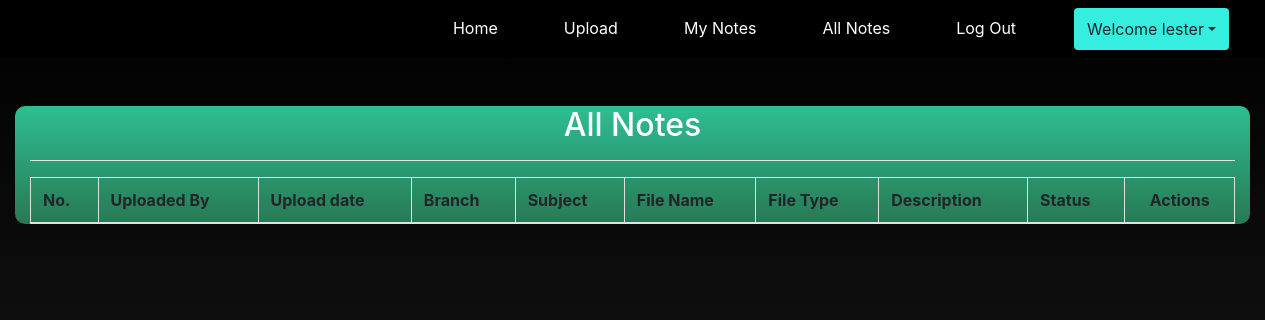
Before: /accepted_user (signed in) with the older database file.
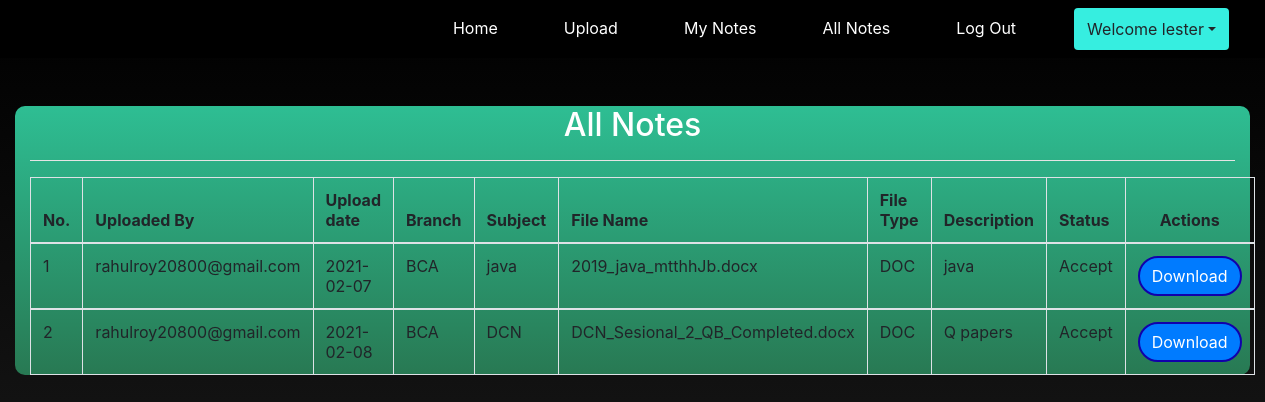
After: the same page with the newer database file.
### notes/models.py (models this page shows, shortened)
class Notes(models.Model):
    user = models.ForeignKey(User,on_delete=models.CASCADE)
    uploadingdate = models.CharField(max_length=30)
    branch = models.CharField(max_length=13)
    subject = models.CharField(max_length=15)
    notesfile = models.FileField(max_length=100,null=True)
    filetype = models.CharField(max_length=30, null=True)
    description = models.CharField(max_length=200)
    status = models.CharField(max_length=10)

### notes/views.py (the view)
# urls.py: path('accepted_user',accepted_user,name='accepted_user'),
def accepted_user(request):
    if not request.user.is_authenticated:
        return redirect('login')
    notes = Notes.objects.filter(status="Accept")
    d = {'notes': notes}
    return render(request, 'accepted_user.html', d)

### notes/templates/accepted_user.html (shortened to what this page needs)
{% extends 'usernavigation.html'%}
{% block body %}
{% load static %}
<link rel="stylesheet" href="https://cdnjs.cloudflare.com/ajax/libs/twitter-bootstrap/4.5.2/css/bootstrap.css">
<link rel="stylesheet" href="https://cdn.datatables.net/1.10.23/css/dataTables.bootstrap4.min.css">
        <div style="animation: transitionIn 0.75s;">
        <div class="col-12 mt-5">
        <div class= "container1 col-12">
    <h2 class=" text-white text-center">All Notes</h2>
    <HR style="background-color:white">
        <table class="table table-bordered " id="example">
            <thead>
                <tr>
                    <th>No.</th>
                    <th>Uploaded By</th>
                    <th>Upload date</th>
                    <th>Branch</th>
                    <th>Subject</th>
                    <th>File Name</th>
                    <th>File Type</th>
                    <th>Description</th>
                    <th>Status</th>
                    <th style="text-align:center;">Actions</th>
                    </tr>
                </thead>
                    {% for i in notes %}
                    <tbody>
                    <tr>
                        <td>{{forloop.counter}}</td>
                        <td>{{i.user.username}}</td>
                        <td>{{i.uploadingdate}}</td>
                        <td>{{i.branch}}</td>
                        <td>{{i.subject}}</td>
                        <td>{{i.notesfile}}</td>
                        <td>{{i.filetype}}</td>
                        <td>{{i.description}}</td>
                        <td>{{i.status}}</td>
                        <td><a href="{{i.notesfile.url}}" class="btn btn-primary text-white" style=" border: 2px solid rgb(17, 0, 170);border-radius:80px; width:100%" >Download</a></td>
                    </tr>
                        {% endfor %}
                    </tbody>
                        </table>
    </div>
</div>
        </div>
{% endblock %}

Changed rows visible on the page:
added Notes: user.username "rahulroy20800@gmail.com", uploadingdate "2021-02-07", branch "BCA", subject "java", notesfile "2019_java_mtthhJb.docx", filetype "DOC", description "java", status "Accept"
added Notes: user.username "rahulroy20800@gmail.com", uploadingdate "2021-02-08", branch "BCA", subject "DCN", notesfile "DCN_Sesional_2_QB_Completed.docx", filetype "DOC", description "Q papers", status "Accept"
